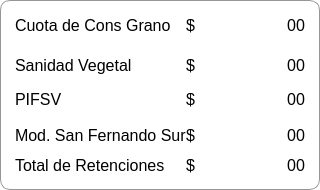
      <widget class="QFrame" name="frame_23">
       <property name="geometry">
        <rect>
         <x>355</x>
         <y>420</y>
         <width>320</width>
         <height>190</height>
        </rect>
       </property>
       <property name="styleSheet">
        <string notr="true">font: 16pt &quot;Bahnschrift&quot;;
border-width:1px;
border-color:rgb(150, 150, 150);
background:rgb(255, 255, 255);
border-style:solid;
border-radius:10px;</string>
       </property>
       <property name="frameShape">
        <enum>QFrame::StyledPanel</enum>
       </property>
       <property name="frameShadow">
        <enum>QFrame::Raised</enum>
       </property>
       <widget class="QLabel" name="Liq_Reten_ConsGrano">
        <property name="geometry">
         <rect>
          <x>10</x>
          <y>10</y>
          <width>171</width>
          <height>31</height>
         </rect>
        </property>
        <property name="styleSheet">
         <string notr="true">font:16px;
border-radius:0px;
background:transparent;
border-color: transparent;</string>
        </property>
        <property name="text">
         <string>Cuota de Cons Grano</string>
        </property>
        <property name="alignment">
         <set>Qt::AlignLeading|Qt::AlignLeft|Qt::AlignVCenter</set>
        </property>
       </widget>
       <widget class="QLabel" name="Liq_Reten_Sanidad">
        <property name="geometry">
         <rect>
          <x>10</x>
          <y>50</y>
          <width>131</width>
          <height>31</height>
         </rect>
        </property>
        <property name="styleSheet">
         <string notr="true">font:16px;
border-radius:0px;
background:transparent;
border-color: transparent;</string>
        </property>
        <property name="text">
         <string>Sanidad Vegetal</string>
        </property>
        <property name="alignment">
         <set>Qt::AlignLeading|Qt::AlignLeft|Qt::AlignVCenter</set>
        </property>
       </widget>
       <widget class="QLabel" name="Liq_Reten_PIFSV">
        <property name="geometry">
         <rect>
          <x>10</x>
          <y>84</y>
          <width>61</width>
          <height>31</height>
         </rect>
        </property>
        <property name="styleSheet">
         <string notr="true">font:16px;
border-radius:0px;
background:transparent;
border-color: transparent;</string>
        </property>
        <property name="text">
         <string>PIFSV </string>
        </property>
        <property name="alignment">
         <set>Qt::AlignLeading|Qt::AlignLeft|Qt::AlignVCenter</set>
        </property>
       </widget>
       <widget class="QLabel" name="Liq_Reten_Modulo">
        <property name="geometry">
         <rect>
          <x>10</x>
          <y>120</y>
          <width>181</width>
          <height>31</height>
         </rect>
        </property>
        <property name="styleSheet">
         <string notr="true">font:16px;
border-radius:0px;
background:transparent;
border-color: transparent;</string>
        </property>
        <property name="text">
         <string>Mod. San Fernando Sur </string>
        </property>
        <property name="alignment">
         <set>Qt::AlignLeading|Qt::AlignLeft|Qt::AlignVCenter</set>
        </property>
       </widget>
       <widget class="QLabel" name="Liq_Reten_Total">
        <property name="geometry">
         <rect>
          <x>10</x>
          <y>150</y>
          <width>161</width>
          <height>31</height>
         </rect>
        </property>
        <property name="styleSheet">
         <string notr="true">font:16px;
border-radius:0px;
background:transparent;
border-color: transparent;</string>
        </property>
        <property name="text">
         <string>Total de Retenciones </string>
        </property>
        <property name="alignment">
         <set>Qt::AlignLeading|Qt::AlignLeft|Qt::AlignVCenter</set>
        </property>
       </widget>
       <widget class="QLabel" name="Liq_Reten_ConsGrano_edit">
        <property name="geometry">
         <rect>
          <x>210</x>
          <y>10</y>
          <width>100</width>
          <height>31</height>
         </rect>
        </property>
        <property name="styleSheet">
         <string notr="true">font:16px;
border-radius:0px;
background:transparent;
border-color: transparent;</string>
        </property>
        <property name="text">
         <string>00</string>
        </property>
        <property name="alignment">
         <set>Qt::AlignRight|Qt::AlignTrailing|Qt::AlignVCenter</set>
        </property>
       </widget>
       <widget class="QLabel" name="Liq_Reten_Sanidad_edit">
        <property name="geometry">
         <rect>
          <x>210</x>
          <y>50</y>
          <width>100</width>
          <height>31</height>
         </rect>
        </property>
        <property name="styleSheet">
         <string notr="true">font:16px;
border-radius:0px;
background:transparent;
border-color: transparent;</string>
        </property>
        <property name="text">
         <string>00</string>
        </property>
        <property name="alignment">
         <set>Qt::AlignRight|Qt::AlignTrailing|Qt::AlignVCenter</set>
        </property>
       </widget>
       <widget class="QLabel" name="Liq_Reten_PIFSV_edit">
        <property name="geometry">
         <rect>
          <x>210</x>
          <y>84</y>
          <width>100</width>
          <height>31</height>
         </rect>
        </property>
        <property name="styleSheet">
         <string notr="true">font:16px;
border-radius:0px;
background:transparent;
border-color: transparent;</string>
        </property>
        <property name="text">
         <string>00</string>
        </property>
        <property name="alignment">
         <set>Qt::AlignRight|Qt::AlignTrailing|Qt::AlignVCenter</set>
        </property>
       </widget>
       <widget class="QLabel" name="Liq_Reten_Modulo_edit">
        <property name="geometry">
         <rect>
          <x>210</x>
          <y>120</y>
          <width>100</width>
          <height>31</height>
         </rect>
        </property>
        <property name="styleSheet">
         <string notr="true">font:16px;
border-radius:0px;
background:transparent;
border-color: transparent;</string>
        </property>
        <property name="text">
         <string>00</string>
        </property>
        <property name="alignment">
         <set>Qt::AlignRight|Qt::AlignTrailing|Qt::AlignVCenter</set>
        </property>
       </widget>
       <widget class="QLabel" name="Liq_Reten_Total_edit">
        <property name="geometry">
         <rect>
          <x>210</x>
          <y>150</y>
          <width>100</width>
          <height>31</height>
         </rect>
        </property>
        <property name="styleSheet">
         <string notr="true">font:16px;
border-radius:0px;
background:transparent;
border-color: transparent;</string>
        </property>
        <property name="text">
         <string>00</string>
        </property>
        <property name="alignment">
         <set>Qt::AlignRight|Qt::AlignTrailing|Qt::AlignVCenter</set>
        </property>
       </widget>
       <widget class="QLabel" name="dlls_1">
        <property name="geometry">
         <rect>
          <x>170</x>
          <y>10</y>
          <width>41</width>
          <height>31</height>
         </rect>
        </property>
        <property name="styleSheet">
         <string notr="true">font:16px;
border-radius:0px;
background:transparent;
border-color: transparent;</string>
        </property>
        <property name="text">
         <string>$</string>
        </property>
        <property name="alignment">
         <set>Qt::AlignCenter</set>
        </property>
       </widget>
       <widget class="QLabel" name="dlls_3">
        <property name="geometry">
         <rect>
          <x>170</x>
          <y>50</y>
          <width>41</width>
          <height>31</height>
         </rect>
        </property>
        <property name="styleSheet">
         <string notr="true">font:16px;
border-radius:0px;
background:transparent;
border-color: transparent;</string>
        </property>
        <property name="text">
         <string>$</string>
        </property>
        <property name="alignment">
         <set>Qt::AlignCenter</set>
        </property>
       </widget>
       <widget class="QLabel" name="dlls_4">
        <property name="geometry">
         <rect>
          <x>170</x>
          <y>84</y>
          <width>41</width>
          <height>31</height>
         </rect>
        </property>
        <property name="styleSheet">
         <string notr="true">font:16px;
border-radius:0px;
background:transparent;
border-color: transparent;</string>
        </property>
        <property name="text">
         <string>$</string>
        </property>
        <property name="alignment">
         <set>Qt::AlignCenter</set>
        </property>
       </widget>
       <widget class="QLabel" name="dlls_5">
        <property name="geometry">
         <rect>
          <x>170</x>
          <y>120</y>
          <width>41</width>
          <height>31</height>
         </rect>
        </property>
        <property name="styleSheet">
         <string notr="true">font:16px;
border-radius:0px;
background:transparent;
border-color: transparent;</string>
        </property>
        <property name="text">
         <string>$</string>
        </property>
        <property name="alignment">
         <set>Qt::AlignCenter</set>
        </property>
       </widget>
       <widget class="QLabel" name="dlls_6">
        <property name="geometry">
         <rect>
          <x>170</x>
          <y>150</y>
          <width>41</width>
          <height>31</height>
         </rect>
        </property>
        <property name="styleSheet">
         <string notr="true">font:16px;
border-radius:0px;
background:transparent;
border-color: transparent;</string>
        </property>
        <property name="text">
         <string>$</string>
        </property>
        <property name="alignment">
         <set>Qt::AlignCenter</set>
        </property>
       </widget>
       <zorder>Liq_Reten_ConsGrano</zorder>
       <zorder>Liq_Reten_Sanidad</zorder>
       <zorder>Liq_Reten_PIFSV</zorder>
       <zorder>Liq_Reten_Total</zorder>
       <zorder>Liq_Reten_ConsGrano_edit</zorder>
       <zorder>Liq_Reten_Sanidad_edit</zorder>
       <zorder>Liq_Reten_PIFSV_edit</zorder>
       <zorder>Liq_Reten_Modulo_edit</zorder>
       <zorder>Liq_Reten_Total_edit</zorder>
       <zorder>dlls_1</zorder>
       <zorder>dlls_3</zorder>
       <zorder>dlls_4</zorder>
       <zorder>dlls_5</zorder>
       <zorder>dlls_6</zorder>
       <zorder>Liq_Reten_Modulo</zorder>
      </widget>
